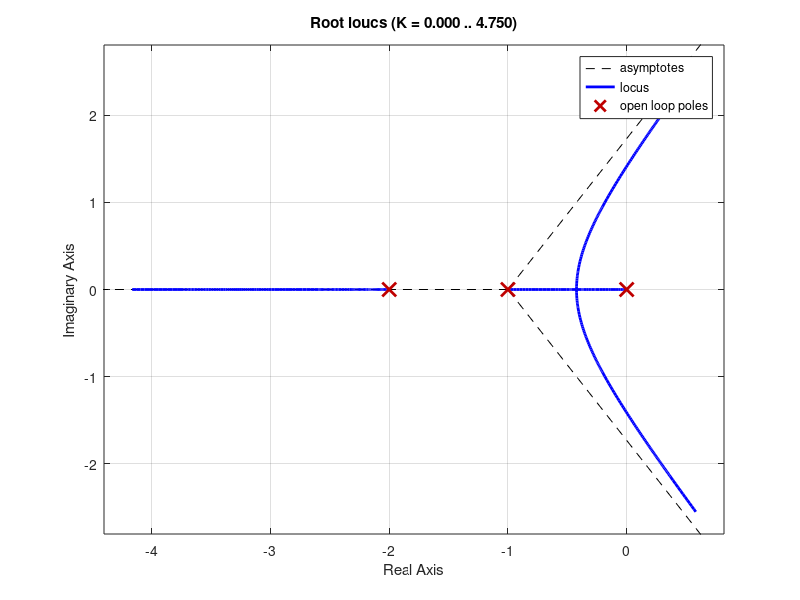
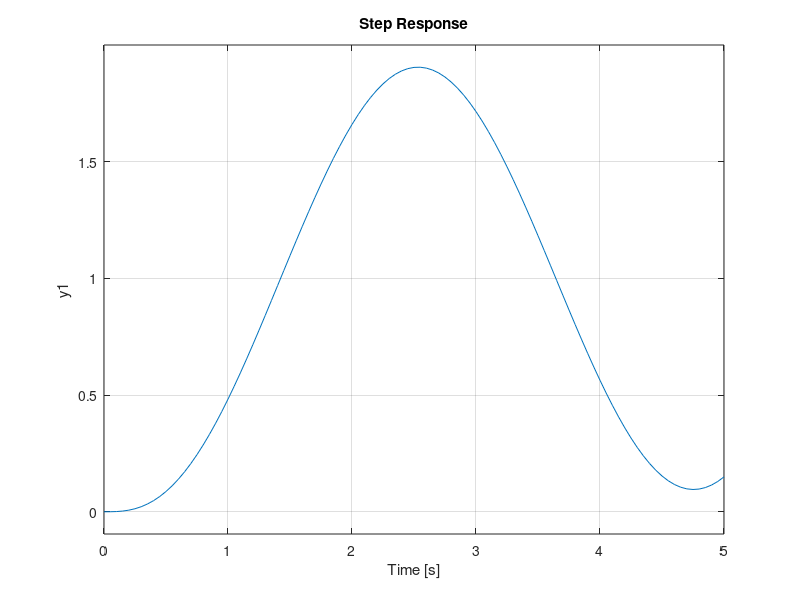
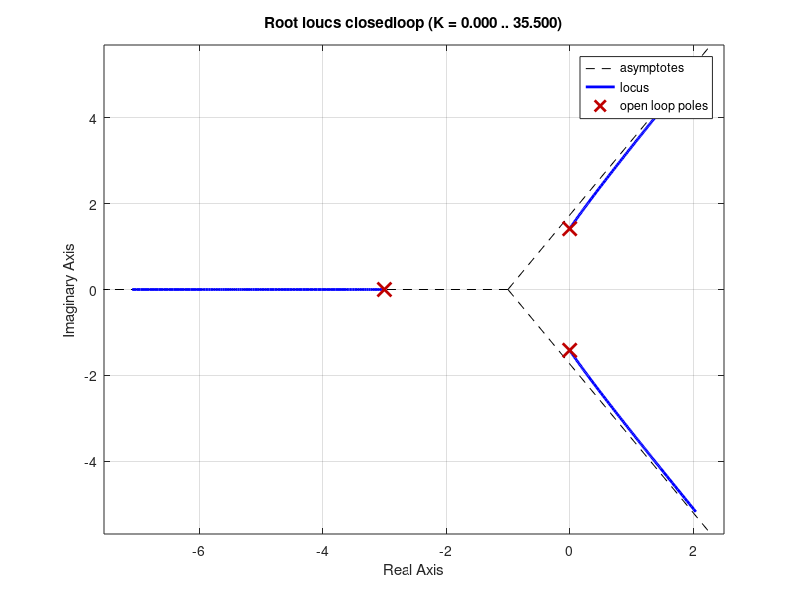

The MATLAB source for these figures, in order:
clear all;
clc;
s = tf('s');
K = 6;
sys = (1/((s*(s+1)*(s+2))));
H = 1;
figure;
rlocus(sys*H*K);
closedloop = feedback(sys*K, H);
figure;
step(closedloop);
figure;
rlocus(closedloop);
